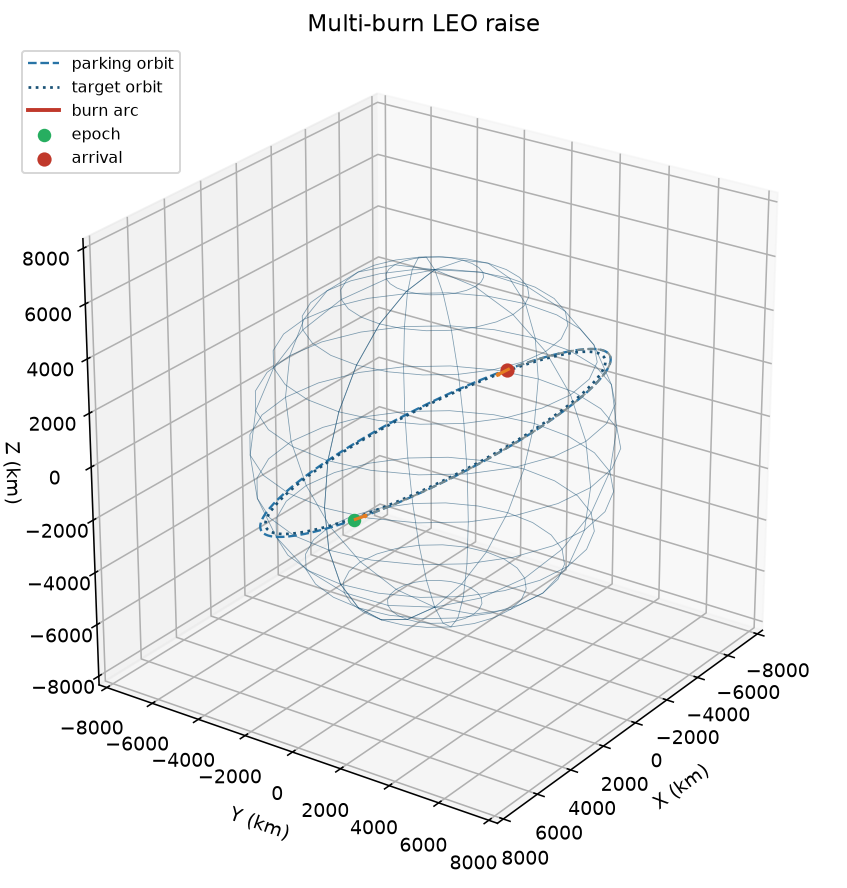

This chart was generated by the following Python code:
#!/usr/bin/env python3
"""Finite-thrust multi-burn LEO raise with gravity loss and optional plane change.

Parking orbit from classical elements or an inertial state. Target is a higher
circular LEO. Powered arcs use tangential (raise) or velocity-to-be-gained
(circularize / plane-change) steering. Coasts are Keplerian. Gravity loss is
gravity_loss_definition along each burn. mu = g0*R0^2.
"""

from __future__ import annotations

import argparse
import csv
import json
import math
import sys
import tempfile
import webbrowser
from dataclasses import dataclass, field
from pathlib import Path

G0 = 9.80665
R0_EARTH = 6.3742e6
PLOT_TITLE = "Multi-burn LEO raise"
AXIS_UNIT_CAPTION = "X, Y, Z (km)"
SKILL_DIR = Path(__file__).resolve().parent
CIRCULAR_E = 1e-7
DV_COLOR = "#e67e22"
BURN_COLOR = "#c0392b"
COAST_COLOR = "#7f8c8d"
TARGET_COLOR = "#1a5276"
PARK_COLOR = "#2874a6"
PNG_ELEV_DEG = 25.0
PNG_AZIM_DEG = 35.0
MAX_BURNS = 12
RK4_SUBSTEPS = 40
SAMPLE_EVERY = 8
COAST_SAMPLES = 72
CIRC_SPEED_TOL = 2.0
CIRC_E_TOL = 5e-4
INC_TOL = 1e-4
MASS_FLOOR_FRAC = 0.02
_OP = None

ASSUMPTIONS = (
    "finite-thrust multi-burn LEO raise about a spherical planet; inverse-square "
    "gravity with no drag or third body; coasts between burns are Keplerian; "
    "each burn follows the commanded steering law for a duration set by the "
    "thrust profile, so the impulsive Hohmann delta-v is not recovered; "
    "periapsis-centered raise burns thrust along the velocity; the final "
    "apoapsis burn steers toward circular velocity in the target plane "
    "(combined plane change when i_target differs); gravity loss is the path "
    "integral g*sin(theta) along the burn using the velocity direction "
    "(orbital form of gravity_loss_definition); steered delta-v is integral "
    "of T/m dt; stop checks use energy/h apoapsis and eccentricity so near-"
    "circular finite burns do not abort on element inversion; mu = g0*R0^2 "
    "with g0 = 9.80665 m/s^2; Earth default R0 = 6374200 m; a radius is "
    "distance from the center and an altitude is geometric height above R0; "
    "frame matches OrbitalParameters (+Z polar, XY equatorial, Omega from +X)"
)


def op_mod():
    global _OP
    if _OP is None:
        folder = str(SKILL_DIR.parent / "ASTRO - OrbitalParameters")
        if folder not in sys.path:
            sys.path.insert(0, folder)
        import orbital_parameters as imported

        _OP = imported
    return _OP


def print_kv(key: str, value: object) -> None:
    if isinstance(value, float):
        text = f"{value:.8g}"
    else:
        text = str(value)
    print(f"{key}: {text}")


def km(meters: float) -> float:
    return meters / 1000.0


def require_finite(value: float, flag: str) -> None:
    if not math.isfinite(value):
        raise ValueError(f"{flag} must be finite")


def unit(vec: tuple[float, float, float]) -> tuple[float, float, float]:
    mag = math.sqrt(vec[0] ** 2 + vec[1] ** 2 + vec[2] ** 2)
    if mag <= 0.0:
        raise ValueError("zero vector has no direction")
    return (vec[0] / mag, vec[1] / mag, vec[2] / mag)


def cross(a: tuple[float, float, float], b: tuple[float, float, float]) -> tuple[float, float, float]:
    return (
        a[1] * b[2] - a[2] * b[1],
        a[2] * b[0] - a[0] * b[2],
        a[0] * b[1] - a[1] * b[0],
    )


def dot(a: tuple[float, float, float], b: tuple[float, float, float]) -> float:
    return a[0] * b[0] + a[1] * b[1] + a[2] * b[2]


@dataclass(frozen=True)
class Body:
    radius: float
    g0: float
    mu: float
    radius_source: str


@dataclass
class ThrustProfile:
    kind: str
    thrust0: float
    isp0: float
    times: list[float] = field(default_factory=list)
    thrusts: list[float] = field(default_factory=list)
    isps: list[float] = field(default_factory=list)

    def at(self, t_mission: float) -> tuple[float, float]:
        if self.kind == "constant":
            return self.thrust0, self.isp0
        if not self.times:
            raise ValueError("thrust profile table is empty")
        if t_mission <= self.times[0]:
            return self.thrusts[0], self.isps[0]
        if t_mission >= self.times[-1]:
            return self.thrusts[-1], self.isps[-1]
        for i in range(1, len(self.times)):
            t0, t1 = self.times[i - 1], self.times[i]
            if t_mission <= t1:
                span = t1 - t0
                if span <= 0.0:
                    return self.thrusts[i], self.isps[i]
                alpha = (t_mission - t0) / span
                thrust = self.thrusts[i - 1] + alpha * (self.thrusts[i] - self.thrusts[i - 1])
                isp = self.isps[i - 1] + alpha * (self.isps[i] - self.isps[i - 1])
                return thrust, isp
        return self.thrusts[-1], self.isps[-1]


@dataclass
class BurnArc:
    index: int
    role: str
    t_start: float
    t_end: float
    nu_start: float
    nu_end: float
    dv_steered: float
    gravity_loss: float
    dv_plane: float
    path_m: list[tuple[float, float, float]]
    mid_pos_m: tuple[float, float, float]
    mid_dv_dir: tuple[float, float, float]


@dataclass
class CoastArc:
    t_start: float
    t_end: float
    path_m: list[tuple[float, float, float]]


@dataclass
class RaiseResult:
    mode: str
    body: Body
    thrust_profile: ThrustProfile
    m0: float
    mf: float
    mp_used: float
    n_burns: int
    burns: list[BurnArc]
    coasts: list[CoastArc]
    r_park: float
    h_park: float
    i_park: float
    Omega_park: float
    omega_park: float
    e_park: float
    a_park: float
    r_target: float
    h_target: float
    i_target: float
    a_target: float
    e_target: float
    v_circular_target: float
    dv_steered: float
    dv_gravity_loss: float
    dv_plane_change: float
    dv_total: float
    tof: float
    tof_burn: float
    tof_coast: float
    warnings: list[str]
    park_state: tuple[float, float, float, float, float, float]
    final_state: tuple[float, float, float, float, float, float]
    epoch_elements: dict[str, float | None]


def make_body(r0: float | None) -> Body:
    if r0 is None:
        return Body(R0_EARTH, G0, G0 * R0_EARTH**2, "default")
    require_finite(r0, "--R0")
    if r0 <= 0.0:
        raise ValueError("--R0 must be > 0 m")
    return Body(r0, G0, G0 * r0**2, "user")


def load_profile(path: Path, default_isp: float | None) -> ThrustProfile:
    times: list[float] = []
    thrusts: list[float] = []
    isps: list[float] = []
    try:
        text = path.read_text(encoding="utf-8")
    except OSError as exc:
        raise ValueError(f"could not read thrust profile: {exc}") from exc
    rows = list(csv.reader(line for line in text.splitlines() if line.strip() and not line.strip().startswith("#")))
    if not rows:
        raise ValueError("thrust profile table is empty")
    start = 0
    if rows[0] and not _looks_numeric(rows[0][0]):
        start = 1
    for row in rows[start:]:
        if len(row) < 2:
            raise ValueError("thrust profile rows need time_s and thrust_N")
        t = float(row[0])
        thrust = float(row[1])
        if len(row) >= 3 and row[2].strip() != "":
            isp = float(row[2])
        elif default_isp is not None:
            isp = default_isp
        else:
            raise ValueError("thrust profile needs isp_s in each row or a constant --isp")
        require_finite(t, "profile time")
        require_finite(thrust, "profile thrust")
        require_finite(isp, "profile isp")
        if thrust < 0.0:
            raise ValueError("profile thrust must be >= 0 N")
        if isp <= 0.0:
            raise ValueError("profile isp must be > 0 s")
        times.append(t)
        thrusts.append(thrust)
        isps.append(isp)
    if any(times[i] < times[i - 1] for i in range(1, len(times))):
        raise ValueError("thrust profile times must be nondecreasing")
    return ThrustProfile("table", thrusts[0], isps[0], times, thrusts, isps)


def _looks_numeric(token: str) -> bool:
    try:
        float(token)
        return True
    except ValueError:
        return False


def parking_from_args(args: argparse.Namespace, body: Body) -> tuple[str, object, tuple[float, float, float, float, float, float]]:
    op = op_mod()
    element_flags = [args.a, args.e, args.i, args.raan, args.aop]
    state_flags = [args.rx, args.ry, args.rz, args.vx, args.vy, args.vz]
    has_elements = any(v is not None for v in element_flags) or args.nu is not None or args.M is not None
    has_state = any(v is not None for v in state_flags)
    if has_elements and has_state:
        raise ValueError("pass parking elements or a state, not both")
    if has_state:
        if any(v is None for v in state_flags):
            raise ValueError("state mode needs --rx --ry --rz --vx --vy --vz")
        for name, value in (
            ("--rx", args.rx),
            ("--ry", args.ry),
            ("--rz", args.rz),
            ("--vx", args.vx),
            ("--vy", args.vy),
            ("--vz", args.vz),
        ):
            require_finite(value, name)
        orbit = op.orbit_from_state(body.mu, args.rx, args.ry, args.rz, args.vx, args.vy, args.vz, "state")
        state = (args.rx, args.ry, args.rz, args.vx, args.vy, args.vz)
        return "state", orbit, state
    if not has_elements:
        raise ValueError("parking orbit needs classical elements or an inertial state")
    for name, value in (
        ("--a", args.a),
        ("--e", args.e),
        ("--i", args.i),
        ("--raan", args.raan),
        ("--aop", args.aop),
    ):
        if value is None:
            raise ValueError(f"elements mode needs {name}")
        require_finite(value, name)
    if (args.nu is None) == (args.M is None):
        raise ValueError("elements mode needs exactly one of --nu or --M")
    if args.e < 0.0:
        raise ValueError("--e must be >= 0")
    if not (0.0 <= args.i <= math.pi):
        raise ValueError("--i must be in [0, pi] rad")
    if args.M is not None:
        if args.a <= 0.0 or args.e >= 1.0:
            raise ValueError("--M is ellipse-only")
        orbit = op.orbit_from_elements(
            body.mu, args.a, args.e, args.i, args.raan, args.aop, None, args.M, "elements"
        )
    else:
        orbit = op.orbit_from_elements(
            body.mu, args.a, args.e, args.i, args.raan, args.aop, args.nu, None, "elements"
        )
    state = (orbit.rx, orbit.ry, orbit.rz, orbit.vx, orbit.vy, orbit.vz)
    return "elements", orbit, state


def resolve_target(args: argparse.Namespace, body: Body, i_park: float) -> tuple[float, float]:
    if (args.alt_target is None) == (args.r_target is None):
        raise ValueError("pass exactly one of --alt-target or --r-target")
    if args.alt_target is not None:
        require_finite(args.alt_target, "--alt-target")
        if args.alt_target < 0.0:
            raise ValueError("--alt-target must be >= 0 m")
        r_target = body.radius + args.alt_target
    else:
        require_finite(args.r_target, "--r-target")
        r_target = args.r_target
    if r_target < body.radius:
        raise ValueError("target radius must be >= R0")
    if args.i_target is None:
        i_target = i_park
    else:
        require_finite(args.i_target, "--i-target")
        if not (0.0 <= args.i_target <= math.pi):
            raise ValueError("--i-target must be in [0, pi] rad")
        i_target = args.i_target
    return r_target, i_target


def hohmann_impulsive(mu: float, r1: float, r2: float) -> tuple[float, float, float]:
    a_t = 0.5 * (r1 + r2)
    v1 = math.sqrt(mu / r1)
    v2 = math.sqrt(mu / r2)
    v1t = math.sqrt(mu * (2.0 / r1 - 1.0 / a_t))
    v2t = math.sqrt(mu * (2.0 / r2 - 1.0 / a_t))
    return abs(v1t - v1), abs(v2 - v2t), abs(v1t - v1) + abs(v2 - v2t)


def default_burn_count(mu: float, r1: float, r2: float, thrust: float, m0: float, isp: float) -> int:
    _dv1, _dv2, dv = hohmann_impulsive(mu, r1, r2)
    c = isp * G0
    if thrust <= 0.0 or c <= 0.0:
        return 2
    mdot = thrust / c
    dm = m0 * (1.0 - math.exp(-dv / c))
    t_burn = dm / mdot if mdot > 0.0 else 0.0
    period = 2.0 * math.pi * math.sqrt(max(r1, 1.0) ** 3 / mu)
    frac = t_burn / period if period > 0.0 else 0.0
    n = max(2, int(math.ceil(frac / 0.12)))
    return min(MAX_BURNS, n)


def keplerian_scalars(
    mu: float, state: tuple[float, float, float, float, float, float]
) -> dict[str, float | bool]:
    """Energy / angular-momentum orbit scalars that never throw on near-circular noise."""
    r_vec = (state[0], state[1], state[2])
    v_vec = (state[3], state[4], state[5])
    r = math.sqrt(dot(r_vec, r_vec))
    v2 = dot(v_vec, v_vec)
    if r <= 0.0:
        raise ValueError("position radius must be > 0")
    h_vec = cross(r_vec, v_vec)
    h2 = dot(h_vec, h_vec)
    h = math.sqrt(h2)
    energy = 0.5 * v2 - mu / r
    if h > 0.0:
        ci = max(-1.0, min(1.0, h_vec[2] / h))
        inclination = math.acos(ci)
    else:
        inclination = 0.0
    # Non-elliptic: report infinite apoapsis so a raise stop can still fire.
    if energy >= -1e-14 * mu / r:
        p = h2 / mu if mu > 0.0 else 0.0
        return {
            "r": r,
            "v": math.sqrt(v2),
            "a": float("nan"),
            "e": 1.0 if abs(energy) <= 1e-14 * mu / r else float("inf"),
            "ra": float("inf"),
            "rp": p / (1.0 + 1.0) if p > 0.0 else 0.0,
            "i": inclination,
            "elliptic": False,
        }
    a = -mu / (2.0 * energy)
    p = h2 / mu
    ecc2 = 1.0 - p / a
    if ecc2 < 0.0:
        ecc2 = 0.0
    e = math.sqrt(ecc2)
    return {
        "r": r,
        "v": math.sqrt(v2),
        "a": a,
        "e": e,
        "ra": a * (1.0 + e),
        "rp": a * (1.0 - e),
        "i": inclination,
        "elliptic": True,
    }


def orbit_metrics(mu: float, state: tuple[float, float, float, float, float, float]) -> dict[str, float]:
    op = op_mod()
    try:
        orbit = op.orbit_from_state(mu, *state, "state")
    except ValueError as exc:
        raise ValueError(
            f"state is not a usable Keplerian ellipse for coast/raise ({exc})"
        ) from exc
    return {
        "a": orbit.a if orbit.a is not None else float("nan"),
        "e": orbit.e,
        "i": orbit.i,
        "Omega": orbit.Omega,
        "omega": orbit.omega,
        "nu": orbit.nu,
        "rp": orbit.rp,
        "ra": orbit.ra if orbit.ra is not None else orbit.rp,
        "r": math.sqrt(state[0] ** 2 + state[1] ** 2 + state[2] ** 2),
        "v": math.sqrt(state[3] ** 2 + state[4] ** 2 + state[5] ** 2),
    }


def state_at_nu(mu: float, orbit_like: dict[str, float], nu: float) -> tuple[float, float, float, float, float, float]:
    op = op_mod()
    return op.state_from_elements(
        mu,
        orbit_like["a"],
        orbit_like["e"],
        orbit_like["i"],
        orbit_like["Omega"],
        orbit_like["omega"],
        nu,
    )


def coast_to_true_anomaly(
    mu: float,
    state: tuple[float, float, float, float, float, float],
    nu_target: float,
    t0: float,
) -> tuple[tuple[float, float, float, float, float, float], float, list[tuple[float, float, float]]]:
    op = op_mod()
    try:
        metrics = orbit_metrics(mu, state)
    except ValueError as exc:
        raise ValueError(f"coast aborted: {exc}") from exc
    if not math.isfinite(metrics["a"]) or metrics["a"] <= 0.0 or metrics["e"] >= 1.0 - 1e-12:
        raise ValueError(
            "coast requires an elliptical orbit; state is parabolic/hyperbolic "
            "or has non-positive semi-major axis"
        )
    nu0 = metrics["nu"]
    try:
        M0 = op.wrap_two_pi(op.kepler_equation(op.eccentric_from_true(metrics["e"], nu0), metrics["e"]))
        M1 = op.wrap_two_pi(op.kepler_equation(op.eccentric_from_true(metrics["e"], nu_target), metrics["e"]))
        tof = op.time_of_flight_ellipse(mu, metrics["a"], M0, M1)
    except ValueError as exc:
        raise ValueError(f"coast Kepler timing failed ({exc})") from exc
    path: list[tuple[float, float, float]] = []
    if tof <= 1e-9:
        pos = (state[0], state[1], state[2])
        return state, t0, [pos, pos]
    for frac in [i / (COAST_SAMPLES - 1) for i in range(COAST_SAMPLES)]:
        # Advance mean anomaly fractionally along the forward coast.
        dM = op.wrap_two_pi(M1 - M0)
        if dM == 0.0:
            dM = 2.0 * math.pi
        M = op.wrap_two_pi(M0 + frac * dM)
        E = op.solve_kepler(M, metrics["e"])
        nu = op.nu_from_eccentric(metrics["e"], E)
        x, y, z, *_ = state_at_nu(mu, metrics, nu)
        path.append((x, y, z))
    final = state_at_nu(mu, metrics, nu_target)
    return final, t0 + tof, path


def target_plane_normal(i_target: float, Omega: float) -> tuple[float, float, float]:
    return (
        math.sin(i_target) * math.sin(Omega),
        -math.sin(i_target) * math.cos(Omega),
        math.cos(i_target),
    )


def desired_circular_velocity(
    r_vec: tuple[float, float, float],
    mu: float,
    i_target: float,
    Omega: float,
    r_target: float,
) -> tuple[float, float, float]:
    radius = math.sqrt(dot(r_vec, r_vec))
    if radius <= 0.0:
        raise ValueError("position radius must be > 0")
    r_hat = unit(r_vec)
    h_hat = unit(target_plane_normal(i_target, Omega))
    t_hat = unit(cross(h_hat, r_hat))
    # Circularize near the target radius; add a soft radial rate toward r_target.
    speed = math.sqrt(mu / max(r_target, radius * 0.5))
    period = 2.0 * math.pi * math.sqrt(max(r_target, radius) ** 3 / mu)
    v_rad = 0.35 * (r_target - radius) / max(period / (2.0 * math.pi), 1e-9)
    return (
        speed * t_hat[0] + v_rad * r_hat[0],
        speed * t_hat[1] + v_rad * r_hat[1],
        speed * t_hat[2] + v_rad * r_hat[2],
    )


def thrust_direction(
    role: str,
    r_vec: tuple[float, float, float],
    v_vec: tuple[float, float, float],
    mu: float,
    i_target: float,
    Omega: float,
    r_target: float,
) -> tuple[float, float, float]:
    if role == "raise":
        return unit(v_vec)
    v_des = desired_circular_velocity(r_vec, mu, i_target, Omega, r_target)
    vg = (v_des[0] - v_vec[0], v_des[1] - v_vec[1], v_des[2] - v_vec[2])
    mag = math.sqrt(dot(vg, vg))
    if mag < 1e-9:
        return unit(v_vec)
    return unit(vg)


def derivatives(
    t: float,
    state: tuple[float, ...],
    *,
    mu: float,
    profile: ThrustProfile,
    role: str,
    i_target: float,
    Omega: float,
    r_target: float,
) -> tuple[float, ...]:
    x, y, z, vx, vy, vz, mass = state
    r2 = x * x + y * y + z * z
    r = math.sqrt(r2)
    if r <= 0.0 or mass <= 0.0:
        raise ValueError("integration left the domain")
    thrust, isp = profile.at(t)
    c = isp * G0
    mdot = thrust / c if c > 0.0 else 0.0
    r_vec = (x, y, z)
    v_vec = (vx, vy, vz)
    ux, uy, uz = thrust_direction(role, r_vec, v_vec, mu, i_target, Omega, r_target)
    ax = -mu * x / (r2 * r) + (thrust / mass) * ux
    ay = -mu * y / (r2 * r) + (thrust / mass) * uy
    az = -mu * z / (r2 * r) + (thrust / mass) * uz
    return (vx, vy, vz, ax, ay, az, -mdot)


def rk4_step(
    t: float,
    state: tuple[float, ...],
    dt: float,
    **kwargs: object,
) -> tuple[float, ...]:
    k1 = derivatives(t, state, **kwargs)  # type: ignore[arg-type]
    s2 = tuple(s + 0.5 * dt * k for s, k in zip(state, k1))
    k2 = derivatives(t + 0.5 * dt, s2, **kwargs)  # type: ignore[arg-type]
    s3 = tuple(s + 0.5 * dt * k for s, k in zip(state, k2))
    k3 = derivatives(t + 0.5 * dt, s3, **kwargs)  # type: ignore[arg-type]
    s4 = tuple(s + dt * k for s, k in zip(state, k3))
    k4 = derivatives(t + dt, s4, **kwargs)  # type: ignore[arg-type]
    return tuple(
        s + dt * (a + 2.0 * b + 2.0 * c + d) / 6.0
        for s, a, b, c, d in zip(state, k1, k2, k3, k4)
    )


def integrate_burn(
    *,
    mu: float,
    state0: tuple[float, float, float, float, float, float],
    mass0: float,
    t0: float,
    profile: ThrustProfile,
    role: str,
    i_target: float,
    Omega: float,
    mass_floor: float,
    stop_fn,
    max_duration: float,
    r_target: float,
) -> tuple[
    tuple[float, float, float, float, float, float],
    float,
    float,
    float,
    float,
    float,
    list[tuple[float, float, float]],
    tuple[float, float, float],
    tuple[float, float, float],
    bool,
]:
    state7: tuple[float, ...] = (*state0, mass0)
    t = t0
    dv_steered = 0.0
    gravity_loss = 0.0
    dv_plane = 0.0
    path: list[tuple[float, float, float]] = [(state0[0], state0[1], state0[2])]
    mid_pos = path[0]
    mid_dir = thrust_direction(role, state0[:3], state0[3:], mu, i_target, Omega, r_target)
    hit_floor = False
    steps = max(RK4_SUBSTEPS, int(max_duration / 5.0) * RK4_SUBSTEPS)
    dt_nom = max_duration / steps
    sample_countdown = SAMPLE_EVERY
    for step in range(steps):
        x, y, z, vx, vy, vz, mass = state7
        r = math.sqrt(x * x + y * y + z * z)
        thrust, _isp = profile.at(t)
        if mass <= mass_floor + 1e-12 or thrust <= 0.0:
            hit_floor = mass <= mass_floor + 1e-12
            break
        if stop_fn((x, y, z, vx, vy, vz), mass, t - t0):
            break
        u = thrust_direction(role, (x, y, z), (vx, vy, vz), mu, i_target, Omega, r_target)
        # Plane-change share: thrust component along target-plane normal.
        n_hat = unit(target_plane_normal(i_target, Omega))
        # Out-of-plane unit from current velocity/plane vs target: use |u · n_hat|.
        plane_frac = abs(dot(u, n_hat))
        # Gravity loss: g*sin(theta) along the path (velocity direction), not thrust.
        try:
            v_hat = unit((vx, vy, vz))
            g_oppose = max(0.0, (mu / (r * r * r)) * (x * v_hat[0] + y * v_hat[1] + z * v_hat[2]))
        except ValueError:
            g_oppose = 0.0
        state7 = rk4_step(
            t,
            state7,
            dt_nom,
            mu=mu,
            profile=profile,
            role=role,
            i_target=i_target,
            Omega=Omega,
            r_target=r_target,
        )
        t += dt_nom
        dv_steered += (thrust / mass) * dt_nom
        gravity_loss += g_oppose * dt_nom
        dv_plane += (thrust / mass) * plane_frac * dt_nom
        sample_countdown -= 1
        if sample_countdown <= 0:
            path.append((state7[0], state7[1], state7[2]))
            sample_countdown = SAMPLE_EVERY
        if step == steps // 2:
            mid_pos = (state7[0], state7[1], state7[2])
            mid_dir = u
        if state7[6] <= mass_floor:
            hit_floor = True
            break
    path.append((state7[0], state7[1], state7[2]))
    final_state = (state7[0], state7[1], state7[2], state7[3], state7[4], state7[5])
    return final_state, state7[6], t, dv_steered, gravity_loss, dv_plane, path, mid_pos, mid_dir, hit_floor


def apoapsis_reached(mu: float, state: tuple[float, float, float, float, float, float], ra_goal: float) -> bool:
    """True when energy/h apoapsis has reached ra_goal (no classical-element inversion)."""
    scalars = keplerian_scalars(mu, state)
    ra = float(scalars["ra"])
    if not math.isfinite(ra):
        # Hyperbolic / escape: treat as apoapsis goal met so the raise stops.
        return True
    tol = max(1e-6 * abs(ra_goal), 1e-9)
    return ra >= ra_goal - tol


def circularized(
    mu: float,
    state: tuple[float, float, float, float, float, float],
    r_target: float,
    i_target: float,
    Omega: float,
) -> bool:
    scalars = keplerian_scalars(mu, state)
    r = float(scalars["r"])
    r_vec = (state[0], state[1], state[2])
    v_vec = (state[3], state[4], state[5])
    v_des = desired_circular_velocity(r_vec, mu, i_target, Omega, r_target)
    vg = (v_des[0] - v_vec[0], v_des[1] - v_vec[1], v_des[2] - v_vec[2])
    vg_mag = math.sqrt(dot(vg, vg))
    speed_tol = max(CIRC_SPEED_TOL, 2e-3 * math.sqrt(mu / max(r_target, 1.0)))
    radius_tol = max(0.005 * r_target, 1e-6 * r_target)
    e = float(scalars["e"])
    i = float(scalars["i"])
    if not math.isfinite(e):
        return False
    return (
        vg_mag < speed_tol
        and abs(r - r_target) < radius_tol
        and abs(i - i_target) < max(INC_TOL, 2e-3)
        and e < CIRC_E_TOL
    )


def simulate_raise(
    *,
    mode: str,
    body: Body,
    park_orbit: object,
    park_state: tuple[float, float, float, float, float, float],
    r_target: float,
    i_target: float,
    profile: ThrustProfile,
    m0: float,
    mass_floor: float,
    n_burns: int,
) -> RaiseResult:
    op = op_mod()
    warnings: list[str] = []
    metrics0 = orbit_metrics(body.mu, park_state)
    r_park = metrics0["r"]
    # Use periapsis of parking ellipse as the raise base radius when e is small use r.
    r_base = metrics0["rp"] if metrics0["e"] > CIRCULAR_E else r_park
    if r_target < r_base:
        warnings.append("target below parking periapsis; raise burns are retrograde / not a LEO raise")
    if metrics0["rp"] < body.radius:
        warnings.append("parking periapsis is inside R0")

    thrust0, isp0 = profile.at(0.0)
    if n_burns < 2:
        n_burns = 2
    n_burns = min(MAX_BURNS, n_burns)
    n_raise = n_burns - 1

    state = park_state
    mass = m0
    t = 0.0
    burns: list[BurnArc] = []
    coasts: list[CoastArc] = []
    exhausted = False

    def try_coast(nu_target: float) -> bool:
        """Coast to nu_target. On domain failure, warn and stop the raise."""
        nonlocal state, t, exhausted
        try:
            t_coast0 = t
            state, t, path = coast_to_true_anomaly(body.mu, state, nu_target, t)
            coasts.append(CoastArc(t_coast0, t, path))
            return True
        except ValueError as exc:
            exhausted = True
            warnings.append(
                f"trajectory left the elliptical domain during coast ({exc}); "
                "stopping with the last valid state"
            )
            return False

    def peek_metrics() -> dict[str, float] | None:
        try:
            return orbit_metrics(body.mu, state)
        except ValueError:
            return None

    def soft_nu(default: float = 0.0) -> float:
        metrics = peek_metrics()
        return float(metrics["nu"]) if metrics is not None else default

    def soft_Omega(default: float) -> float:
        metrics = peek_metrics()
        if metrics is not None:
            return float(metrics["Omega"])
        # Fallback: node from angular momentum.
        h_vec = cross((state[0], state[1], state[2]), (state[3], state[4], state[5]))
        n_xy = math.hypot(-h_vec[1], h_vec[0])
        if n_xy <= 0.0:
            return default
        return math.atan2(h_vec[0], -h_vec[1])

    # Coast to periapsis for the first raise burn.
    if abs(op.wrap_pi(metrics0["nu"])) > 1e-3:
        if not try_coast(0.0):
            pass

    if not exhausted:
        for k in range(1, n_raise + 1):
            metrics = peek_metrics()
            Omega = soft_Omega(metrics0["Omega"] if metrics is None else metrics["Omega"])
            scalars = keplerian_scalars(body.mu, state)
            ra_goal = r_base + (r_target - r_base) * (k / n_raise)
            # Ensure we are near periapsis before a raise burn.
            nu_now = soft_nu(0.0)
            if abs(op.wrap_pi(nu_now)) > 0.25:
                if not try_coast(0.0):
                    break
                Omega = soft_Omega(Omega)
                scalars = keplerian_scalars(body.mu, state)

            a_ref = float(scalars["a"]) if scalars["elliptic"] and math.isfinite(float(scalars["a"])) else r_base
            period = 2.0 * math.pi * math.sqrt(max(a_ref, r_base) ** 3 / body.mu)
            max_duration = min(0.45 * period, 0.45 * 2.0 * math.pi * math.sqrt(r_target**3 / body.mu))

            def stop_raise(st: tuple[float, ...], _mass: float, _dt: float, goal=ra_goal) -> bool:
                try:
                    return apoapsis_reached(body.mu, st, goal)  # type: ignore[arg-type]
                except ValueError:
                    return False

            nu_start = soft_nu(0.0)
            t_start = t
            try:
                (
                    state,
                    mass,
                    t,
                    dv_s,
                    gl,
                    dv_p,
                    path,
                    mid_pos,
                    mid_dir,
                    hit_floor,
                ) = integrate_burn(
                    mu=body.mu,
                    state0=state,
                    mass0=mass,
                    t0=t,
                    profile=profile,
                    role="raise",
                    i_target=i_target,
                    Omega=Omega,
                    mass_floor=mass_floor,
                    stop_fn=stop_raise,
                    max_duration=max_duration,
                    r_target=r_target,
                )
            except ValueError as exc:
                exhausted = True
                warnings.append(
                    f"raise burn left the integration domain ({exc}); "
                    "stopping with the last valid state"
                )
                break
            nu_end = soft_nu(nu_start)
            burns.append(
                BurnArc(
                    index=len(burns) + 1,
                    role="raise",
                    t_start=t_start,
                    t_end=t,
                    nu_start=nu_start,
                    nu_end=nu_end,
                    dv_steered=dv_s,
                    gravity_loss=gl,
                    dv_plane=dv_p,
                    path_m=path,
                    mid_pos_m=mid_pos,
                    mid_dv_dir=mid_dir,
                )
            )
            if hit_floor:
                exhausted = True
                warnings.append("propellant exhaustion before circularization")
                break
            if not apoapsis_reached(body.mu, state, ra_goal):
                warnings.append(
                    "thrust too low for the requested burn count; "
                    "raise burn hit the duration cap before the apoapsis goal"
                )
                exhausted = True
                break

            if k < n_raise:
                # Multi-rev raise: coast apoapsis → periapsis for the next raise burn.
                if not try_coast(math.pi):
                    break
                if not try_coast(0.0):
                    break
            else:
                # Last raise: coast to apoapsis for circularization.
                if not try_coast(math.pi):
                    break

    if not exhausted:
        # Be at apoapsis for circularization.
        nu_now = soft_nu(math.pi)
        if abs(abs(op.wrap_pi(nu_now)) - math.pi) > 0.2:
            if not try_coast(math.pi):
                pass
        if not exhausted:
            Omega = soft_Omega(metrics0["Omega"])
            scalars = keplerian_scalars(body.mu, state)
            a_ref = float(scalars["a"]) if scalars["elliptic"] and math.isfinite(float(scalars["a"])) else r_target
            period = 2.0 * math.pi * math.sqrt(max(a_ref, r_target) ** 3 / body.mu)
            max_duration = 1.5 * period

            def stop_circ(st: tuple[float, ...], _mass: float, _dt: float) -> bool:
                try:
                    return circularized(body.mu, st, r_target, i_target, Omega)  # type: ignore[arg-type]
                except ValueError:
                    return False

            nu_start = soft_nu(math.pi)
            t_start = t
            try:
                (
                    state,
                    mass,
                    t,
                    dv_s,
                    gl,
                    dv_p,
                    path,
                    mid_pos,
                    mid_dir,
                    hit_floor,
                ) = integrate_burn(
                    mu=body.mu,
                    state0=state,
                    mass0=mass,
                    t0=t,
                    profile=profile,
                    role="circularize",
                    i_target=i_target,
                    Omega=Omega,
                    mass_floor=mass_floor,
                    stop_fn=stop_circ,
                    max_duration=max_duration,
                    r_target=r_target,
                )
            except ValueError as exc:
                exhausted = True
                warnings.append(
                    f"circularize burn left the integration domain ({exc}); "
                    "stopping with the last valid state"
                )
            else:
                nu_end = soft_nu(nu_start)
                burns.append(
                    BurnArc(
                        index=len(burns) + 1,
                        role="circularize",
                        t_start=t_start,
                        t_end=t,
                        nu_start=nu_start,
                        nu_end=nu_end,
                        dv_steered=dv_s,
                        gravity_loss=gl,
                        dv_plane=dv_p,
                        path_m=path,
                        mid_pos_m=mid_pos,
                        mid_dv_dir=mid_dir,
                    )
                )
                try:
                    circ_ok = circularized(body.mu, state, r_target, i_target, Omega)
                except ValueError:
                    circ_ok = False
                if hit_floor and not circ_ok:
                    warnings.append("propellant exhaustion before circularization")
                elif not circ_ok:
                    warnings.append(
                        "circularization tolerance not fully met; report final state as reached"
                    )

    try:
        final_metrics = orbit_metrics(body.mu, state)
    except ValueError:
        # Energy/h scalars remain defined when classical inversion fails.
        scalars = keplerian_scalars(body.mu, state)
        final_metrics = {
            "a": float(scalars["a"]),
            "e": float(scalars["e"]),
            "i": float(scalars["i"]),
            "Omega": metrics0["Omega"],
            "omega": 0.0,
            "nu": 0.0,
            "rp": float(scalars["rp"]),
            "ra": float(scalars["ra"]),
            "r": float(scalars["r"]),
            "v": float(scalars["v"]),
        }
    if math.isfinite(final_metrics["rp"]) and final_metrics["rp"] < body.radius:
        warnings.append("periapsis inside R0")
    if math.isfinite(final_metrics["e"]) and final_metrics["e"] >= CIRC_E_TOL:
        if "circularization tolerance not fully met" not in " ".join(warnings):
            if not any("propellant exhaustion" in w for w in warnings) and not any(
                "elliptical domain" in w for w in warnings
            ) and not any("thrust too low" in w for w in warnings):
                warnings.append(
                    "circularization tolerance not fully met; report final state as reached"
                )

    dv_steered = sum(b.dv_steered for b in burns)
    dv_gravity = sum(b.gravity_loss for b in burns)
    di = i_target - metrics0["i"]
    if abs(di) <= 1e-12:
        dv_plane = 0.0
    else:
        # Out-of-plane share of steered thrust; not the pure impulsive plane-change cost.
        dv_plane = sum(b.dv_plane for b in burns)

    tof_burn = sum(b.t_end - b.t_start for b in burns)
    tof_coast = sum(c.t_end - c.t_start for c in coasts)
    epoch = {
        "a": park_orbit.a,
        "e": park_orbit.e,
        "i": park_orbit.i,
        "Omega": park_orbit.Omega,
        "omega": park_orbit.omega,
        "nu": park_orbit.nu,
        "M": park_orbit.M,
    }
    return RaiseResult(
        mode=mode,
        body=body,
        thrust_profile=profile,
        m0=m0,
        mf=mass,
        mp_used=m0 - mass,
        n_burns=len(burns),
        burns=burns,
        coasts=coasts,
        r_park=r_park,
        h_park=r_park - body.radius,
        i_park=metrics0["i"],
        Omega_park=metrics0["Omega"],
        omega_park=metrics0["omega"],
        e_park=metrics0["e"],
        a_park=metrics0["a"],
        r_target=r_target,
        h_target=r_target - body.radius,
        i_target=i_target,
        a_target=r_target,
        e_target=final_metrics["e"],
        v_circular_target=math.sqrt(body.mu / r_target),
        dv_steered=dv_steered,
        dv_gravity_loss=dv_gravity,
        dv_plane_change=dv_plane,
        dv_total=dv_steered,
        tof=t,
        tof_burn=tof_burn,
        tof_coast=tof_coast,
        warnings=warnings,
        park_state=park_state,
        final_state=state,
        epoch_elements=epoch,
    )


def sample_orbit_km(mu: float, a: float, e: float, i: float, Omega: float, omega: float, count: int = 181) -> list[list[float]]:
    op = op_mod()
    pts: list[list[float]] = []
    for j in range(count):
        nu = -math.pi + 2.0 * math.pi * j / (count - 1)
        if e >= 1.0:
            break
        x, y, z, *_ = op.state_from_elements(mu, a, e, i, Omega, omega, nu)
        pts.append([km(x), km(y), km(z)])
    return pts


def ensure_matplotlib():
    return op_mod().ensure_matplotlib()


def plot_png(path: Path, result: RaiseResult) -> None:
    plt = ensure_matplotlib()
    op = op_mod()
    fig = plt.figure(figsize=(9.0, 7.6))
    ax = fig.add_subplot(111, projection="3d")
    body = result.body
    palette = dict(op.PALETTE)

    # Planet wire sphere.
    u = [i / 24 * 2 * math.pi for i in range(25)]
    v = [i / 12 * math.pi for i in range(13)]
    for vv in v:
        xs = [km(body.radius * math.sin(vv) * math.cos(uu)) for uu in u]
        ys = [km(body.radius * math.sin(vv) * math.sin(uu)) for uu in u]
        zs = [km(body.radius * math.cos(vv)) for uu in u]
        ax.plot(xs, ys, zs, color=palette["planet_edge"], linewidth=0.4, alpha=0.55)
    for uu in u[::3]:
        xs = [km(body.radius * math.sin(vv) * math.cos(uu)) for vv in v]
        ys = [km(body.radius * math.sin(vv) * math.sin(uu)) for vv in v]
        zs = [km(body.radius * math.cos(vv)) for vv in v]
        ax.plot(xs, ys, zs, color=palette["planet_edge"], linewidth=0.4, alpha=0.55)

    park_pts = sample_orbit_km(
        body.mu, result.a_park, result.e_park, result.i_park, result.Omega_park, result.omega_park
    )
    if park_pts:
        ax.plot(
            [p[0] for p in park_pts],
            [p[1] for p in park_pts],
            [p[2] for p in park_pts],
            color=PARK_COLOR,
            linestyle="--",
            linewidth=1.2,
            label="parking orbit",
        )
    tgt_pts = sample_orbit_km(body.mu, result.a_target, 0.0, result.i_target, result.Omega_park, 0.0)
    if tgt_pts:
        ax.plot(
            [p[0] for p in tgt_pts],
            [p[1] for p in tgt_pts],
            [p[2] for p in tgt_pts],
            color=TARGET_COLOR,
            linestyle=":",
            linewidth=1.4,
            label="target orbit",
        )

    for coast in result.coasts:
        if len(coast.path_m) < 2:
            continue
        ax.plot(
            [km(p[0]) for p in coast.path_m],
            [km(p[1]) for p in coast.path_m],
            [km(p[2]) for p in coast.path_m],
            color=COAST_COLOR,
            linestyle="--",
            linewidth=1.0,
            alpha=0.9,
        )
    for burn in result.burns:
        if len(burn.path_m) < 2:
            continue
        ax.plot(
            [km(p[0]) for p in burn.path_m],
            [km(p[1]) for p in burn.path_m],
            [km(p[2]) for p in burn.path_m],
            color=BURN_COLOR,
            linestyle="-",
            linewidth=2.0,
            label="burn arc" if burn.index == 1 else None,
        )
        origin = (km(burn.mid_pos_m[0]), km(burn.mid_pos_m[1]), km(burn.mid_pos_m[2]))
        direction = burn.mid_dv_dir
        span = 0.08 * km(max(result.r_target, result.r_park))
        ax.quiver(
            origin[0],
            origin[1],
            origin[2],
            direction[0] * span,
            direction[1] * span,
            direction[2] * span,
            color=DV_COLOR,
            linewidth=1.6,
            arrow_length_ratio=0.25,
        )

    ax.scatter(
        [km(result.park_state[0])],
        [km(result.park_state[1])],
        [km(result.park_state[2])],
        color="#27ae60",
        s=35,
        label="epoch",
    )
    ax.scatter(
        [km(result.final_state[0])],
        [km(result.final_state[1])],
        [km(result.final_state[2])],
        color=palette["craft"],
        s=40,
        label="arrival",
    )

    limit = km(max(result.r_target, result.r_park, body.radius) * 1.25)
    ax.set_xlim(-limit, limit)
    ax.set_ylim(-limit, limit)
    ax.set_zlim(-limit, limit)
    ax.set_xlabel("X (km)")
    ax.set_ylabel("Y (km)")
    ax.set_zlabel("Z (km)")
    ax.set_title(PLOT_TITLE)
    ax.view_init(elev=PNG_ELEV_DEG, azim=PNG_AZIM_DEG)
    ax.legend(loc="upper left", fontsize=8)
    try:
        ax.set_box_aspect((1, 1, 1))
    except Exception:
        pass
    path.parent.mkdir(parents=True, exist_ok=True)
    fig.savefig(path, dpi=140, bbox_inches="tight")
    plt.close(fig)


def build_payload(result: RaiseResult) -> dict[str, object]:
    op = op_mod()
    body = result.body
    limit_m = max(result.r_target, result.r_park, body.radius) * 1.3
    park = sample_orbit_km(
        body.mu, result.a_park, result.e_park, result.i_park, result.Omega_park, result.omega_park, 241
    )
    target = sample_orbit_km(body.mu, result.a_target, 0.0, result.i_target, result.Omega_park, 0.0, 241)
    segments: list[dict[str, object]] = []
    for coast in result.coasts:
        segments.append(
            {
                "kind": "coast",
                "color": COAST_COLOR,
                "km": [[km(p[0]), km(p[1]), km(p[2])] for p in coast.path_m],
                "t0": coast.t_start,
                "t1": coast.t_end,
            }
        )
    for burn in result.burns:
        segments.append(
            {
                "kind": "burn",
                "color": BURN_COLOR,
                "km": [[km(p[0]), km(p[1]), km(p[2])] for p in burn.path_m],
                "t0": burn.t_start,
                "t1": burn.t_end,
                "label": f"burn {burn.index} ({burn.role})",
            }
        )
    segments.sort(key=lambda s: float(s["t0"]))
    trail: list[list[float]] = []
    times: list[float] = []
    for seg in segments:
        pts = seg["km"]
        t0, t1 = float(seg["t0"]), float(seg["t1"])
        for i, p in enumerate(pts):
            alpha = 0.0 if len(pts) == 1 else i / (len(pts) - 1)
            times.append(t0 + alpha * (t1 - t0))
            trail.append(p)
    burns = []
    for burn in result.burns:
        burns.append(
            {
                "km": [km(burn.mid_pos_m[0]), km(burn.mid_pos_m[1]), km(burn.mid_pos_m[2])],
                "dv_dir": list(burn.mid_dv_dir),
                "color": DV_COLOR,
                "label": f"burn {burn.index}",
            }
        )
    palette = dict(op.PALETTE)
    palette["dv"] = DV_COLOR
    palette["burn"] = BURN_COLOR
    palette["coast"] = COAST_COLOR
    return {
        "title": PLOT_TITLE,
        "elev_deg": PNG_ELEV_DEG,
        "azim_deg": PNG_AZIM_DEG,
        "roll_deg": op.CAMERA_ROLL_DEG,
        "limit_km": km(limit_m),
        "equatorial_radius_km": km(body.radius),
        "polar_radius_km": km(body.radius),
        "planet_segments_u": op.PLANET_SEGMENTS_U,
        "planet_segments_v": op.PLANET_SEGMENTS_V,
        "planet_opacity": 0.5,
        "palette": palette,
        "parking_km": park,
        "target_km": target,
        "segments": segments,
        "trail_km": trail,
        "trail_t_s": times,
        "burns": burns,
        "craft0_km": [km(result.park_state[0]), km(result.park_state[1]), km(result.park_state[2])],
        "legend": [
            {"label": "planet", "color": palette["planet"]},
            {"label": "parking orbit", "color": PARK_COLOR},
            {"label": "target orbit", "color": TARGET_COLOR},
            {"label": "burn arc", "color": BURN_COLOR},
            {"label": "coast", "color": COAST_COLOR},
            {"label": "delta-v", "color": DV_COLOR},
        ],
    }


def write_viewer_html(path: Path, payload: dict[str, object]) -> None:
    viewer_dir = SKILL_DIR / "viewer"
    try:
        template = (viewer_dir / "template.html").read_text(encoding="utf-8")
        three_source = (viewer_dir / "three.min.js").read_text(encoding="utf-8")
    except OSError as exc:
        raise ValueError(f"could not read the viewer template: {exc}") from exc
    lowered = three_source.lower()
    if "</script>" in lowered:
        three_source = three_source.replace("</script>", "<\\/script>").replace("</SCRIPT>", "<\\/SCRIPT>")
    encoded = json.dumps(payload, allow_nan=False, separators=(",", ":")).replace("<", "\\u003c")
    before, placeholder, after = template.partition("__THREE_SOURCE__")
    if not placeholder:
        raise ValueError("viewer template is missing the Three.js placeholder")
    before = (
        before.replace("__TITLE__", PLOT_TITLE)
        .replace("__AXIS_CAPTION__", AXIS_UNIT_CAPTION)
        .replace("__SCENE_JSON__", encoded)
    )
    after = after.replace("__TITLE__", PLOT_TITLE).replace("__AXIS_CAPTION__", AXIS_UNIT_CAPTION)
    if "__SCENE_JSON__" in before or "__SCENE_JSON__" in after:
        raise ValueError("viewer template still has an unreplaced scene payload")
    path.parent.mkdir(parents=True, exist_ok=True)
    path.write_text(before + three_source + after, encoding="utf-8")


def print_report(result: RaiseResult, graph: Path, viewer: Path | None) -> None:
    print_kv("title", PLOT_TITLE)
    print_kv("assumptions", ASSUMPTIONS)
    print_kv("mode", result.mode)
    print_kv("R0_m", result.body.radius)
    print_kv("R0_source", result.body.radius_source)
    print_kv("g0_m_s2", result.body.g0)
    print_kv("mu_m3_s2", result.body.mu)
    el = result.epoch_elements
    if el.get("a") is not None:
        print_kv("a_park_m", float(el["a"]))
    print_kv("e_park", result.e_park)
    print_kv("i_park_rad", result.i_park)
    print_kv("Omega_park_rad", result.Omega_park)
    print_kv("omega_park_rad", result.omega_park)
    if el.get("nu") is not None:
        print_kv("nu_park_rad", float(el["nu"]))
    if el.get("M") is not None:
        print_kv("M_park_rad", float(el["M"]))
    print_kv("r_park_m", result.r_park)
    print_kv("h_park_m", result.h_park)
    print_kv("rx_m", result.park_state[0])
    print_kv("ry_m", result.park_state[1])
    print_kv("rz_m", result.park_state[2])
    print_kv("vx_m_s", result.park_state[3])
    print_kv("vy_m_s", result.park_state[4])
    print_kv("vz_m_s", result.park_state[5])
    print_kv("r_target_m", result.r_target)
    print_kv("h_target_m", result.h_target)
    print_kv("i_target_rad", result.i_target)
    print_kv("i_final_rad", float(keplerian_scalars(result.body.mu, result.final_state)["i"]))
    print_kv("a_target_m", result.a_target)
    print_kv("e_target", result.e_target)
    print_kv("v_circular_target_m_s", result.v_circular_target)
    print_kv("thrust_profile", result.thrust_profile.kind)
    thrust0, isp0 = result.thrust_profile.at(0.0)
    print_kv("thrust_N", thrust0)
    print_kv("isp_s", isp0)
    print_kv("c_m_s", isp0 * G0)
    print_kv("m0_kg", result.m0)
    print_kv("mf_kg", result.mf)
    print_kv("mp_used_kg", result.mp_used)
    print_kv("n_burns", result.n_burns)
    for burn in result.burns:
        k = burn.index
        print_kv(f"burn_{k}_role", burn.role)
        print_kv(f"burn_{k}_t_start_s", burn.t_start)
        print_kv(f"burn_{k}_t_end_s", burn.t_end)
        print_kv(f"burn_{k}_dt_s", burn.t_end - burn.t_start)
        print_kv(f"burn_{k}_nu_start_rad", burn.nu_start)
        print_kv(f"burn_{k}_nu_end_rad", burn.nu_end)
        print_kv(f"burn_{k}_dv_steered_m_s", burn.dv_steered)
        print_kv(f"burn_{k}_gravity_loss_m_s", burn.gravity_loss)
    print_kv("dv_steered_m_s", result.dv_steered)
    print_kv("dv_gravity_loss_m_s", result.dv_gravity_loss)
    print_kv("dv_plane_change_m_s", result.dv_plane_change)
    print_kv("dv_total_m_s", result.dv_total)
    print_kv("tof_s", result.tof)
    print_kv("tof_burn_s", result.tof_burn)
    print_kv("tof_coast_s", result.tof_coast)
    print_kv("rx_final_m", result.final_state[0])
    print_kv("ry_final_m", result.final_state[1])
    print_kv("rz_final_m", result.final_state[2])
    print_kv("vx_final_m_s", result.final_state[3])
    print_kv("vy_final_m_s", result.final_state[4])
    print_kv("vz_final_m_s", result.final_state[5])
    for warning in result.warnings:
        print_kv("warning", warning)
    print_kv("graph", str(graph))
    if viewer is not None:
        print_kv("viewer", str(viewer))


def run(args: argparse.Namespace) -> int:
    body = make_body(args.R0)
    mode, park_orbit, park_state = parking_from_args(args, body)
    r_target, i_target = resolve_target(args, body, park_orbit.i)

    if args.m0 is None:
        raise ValueError("--m0 is required")
    require_finite(args.m0, "--m0")
    if args.m0 <= 0.0:
        raise ValueError("--m0 must be > 0 kg")

    if args.mf is not None and args.mp is not None:
        raise ValueError("pass --mf or --mp, not both")
    if args.mf is not None:
        require_finite(args.mf, "--mf")
        if not (0.0 < args.mf < args.m0):
            raise ValueError("--mf must be in (0, m0)")
        mass_floor = args.mf
    elif args.mp is not None:
        require_finite(args.mp, "--mp")
        if not (0.0 < args.mp < args.m0):
            raise ValueError("--mp must be in (0, m0)")
        mass_floor = args.m0 - args.mp
    else:
        mass_floor = MASS_FLOOR_FRAC * args.m0

    if args.profile is not None and args.thrust is not None:
        raise ValueError("pass --thrust or --profile, not both")
    if args.profile is not None:
        profile = load_profile(Path(args.profile), args.isp)
    else:
        if args.thrust is None or args.isp is None:
            raise ValueError("constant thrust needs --thrust and --isp (or pass --profile)")
        require_finite(args.thrust, "--thrust")
        require_finite(args.isp, "--isp")
        if args.thrust <= 0.0:
            raise ValueError("--thrust must be > 0 N")
        if args.isp <= 0.0:
            raise ValueError("--isp must be > 0 s")
        profile = ThrustProfile("constant", args.thrust, args.isp)

    metrics = orbit_metrics(body.mu, park_state)
    r_ref = metrics["rp"] if metrics["e"] > CIRCULAR_E else metrics["r"]
    thrust0, isp0 = profile.at(0.0)
    if args.burns is None:
        n_burns = default_burn_count(body.mu, r_ref, r_target, thrust0, args.m0, isp0)
    else:
        if args.burns < 2:
            raise ValueError(
                "--burns must be >= 2 (at least one raise burn plus circularization)"
            )
        if args.burns > MAX_BURNS:
            raise ValueError(f"--burns must be <= {MAX_BURNS}")
        n_burns = args.burns

    result = simulate_raise(
        mode=mode,
        body=body,
        park_orbit=park_orbit,
        park_state=park_state,
        r_target=r_target,
        i_target=i_target,
        profile=profile,
        m0=args.m0,
        mass_floor=mass_floor,
        n_burns=n_burns,
    )

    out_path = Path(args.out) if args.out else SKILL_DIR / "multi_burn_leo_raise.png"
    plot_png(out_path, result)
    viewer_path = out_path.with_suffix(".html")
    wrote_html = False
    if args.html or args.open:
        write_viewer_html(viewer_path, build_payload(result))
        wrote_html = True
    print_report(result, out_path, viewer_path if wrote_html else None)
    if args.open:
        webbrowser.open(viewer_path.as_uri())
    return 0


def run_check() -> int:
    def fail(message: str) -> int:
        print(f"check: fail: {message}", file=sys.stderr)
        return 1

    # Unitless tiny planet for a fast finite-thrust raise.
    with tempfile.TemporaryDirectory() as tmp:
        out = str(Path(tmp) / "raise.png")
        code = main(
            [
                "--a",
                "2.0",
                "--e",
                "0.0",
                "--i",
                "0.2",
                "--raan",
                "0.0",
                "--aop",
                "0.0",
                "--nu",
                "0.0",
                "--r-target",
                "2.4",
                "--i-target",
                "0.25",
                "--thrust",
                "0.25",
                "--isp",
                "300",
                "--m0",
                "1.0",
                "--mp",
                "0.5",
                "--burns",
                "2",
                "--R0",
                "1.0",
                "--out",
                out,
                "--html",
            ]
        )
        if code != 0:
            return fail(f"main returned {code}")
        if not Path(out).is_file() or not Path(out).read_bytes().startswith(b"\x89PNG"):
            return fail("PNG not written")
        html = Path(out).with_suffix(".html")
        if not html.is_file():
            return fail("HTML not written")
        text = html.read_text(encoding="utf-8")
        if PLOT_TITLE not in text or "__SCENE_JSON__" in text or "__THREE_SOURCE__" in text:
            return fail("HTML placeholders remain")
        if "new THREE." not in text and "THREE.WebGLRenderer" not in text:
            return fail("Three.js is not inlined")

    sink = sys.stderr
    sys.stderr = tempfile.TemporaryFile(mode="w+")
    try:
        missing = main([])
    finally:
        sys.stderr.close()
        sys.stderr = sink
    if missing != 2:
        return fail("missing inputs were accepted")
    print("check: pass")
    return 0


def parse_args(argv: list[str] | None = None) -> argparse.Namespace:
    parser = argparse.ArgumentParser(description="Finite-thrust multi-burn LEO raise.")
    parser.add_argument("--a", type=float, default=None, help="parking semi-major axis [m]")
    parser.add_argument("--e", type=float, default=None, help="parking eccentricity")
    parser.add_argument("--i", type=float, default=None, help="parking inclination [rad]")
    parser.add_argument("--raan", type=float, default=None, help="parking RAAN Omega [rad]")
    parser.add_argument("--aop", type=float, default=None, help="parking argument of periapsis [rad]")
    parser.add_argument("--nu", type=float, default=None, help="parking true anomaly [rad]")
    parser.add_argument("--M", type=float, default=None, help="parking mean anomaly [rad]")
    parser.add_argument("--rx", type=float, default=None, help="parking inertial x [m]")
    parser.add_argument("--ry", type=float, default=None, help="parking inertial y [m]")
    parser.add_argument("--rz", type=float, default=None, help="parking inertial z [m]")
    parser.add_argument("--vx", type=float, default=None, help="parking inertial vx [m/s]")
    parser.add_argument("--vy", type=float, default=None, help="parking inertial vy [m/s]")
    parser.add_argument("--vz", type=float, default=None, help="parking inertial vz [m/s]")
    parser.add_argument("--alt-target", type=float, default=None, help="target circular altitude [m]")
    parser.add_argument("--r-target", type=float, default=None, help="target circular radius [m]")
    parser.add_argument("--i-target", type=float, default=None, help="target inclination [rad]")
    parser.add_argument("--thrust", type=float, default=None, help="constant thrust [N]")
    parser.add_argument("--isp", type=float, default=None, help="vacuum specific impulse [s]")
    parser.add_argument("--m0", type=float, default=None, help="ignition mass [kg]")
    parser.add_argument("--mf", type=float, default=None, help="burnout mass floor [kg]")
    parser.add_argument("--mp", type=float, default=None, help="propellant mass [kg]")
    parser.add_argument("--profile", type=str, default=None, help="thrust-vs-time table path")
    parser.add_argument("--burns", type=int, default=None, help="number of powered arcs")
    parser.add_argument("--R0", type=float, default=None, help=f"planetary radius [m]; default {R0_EARTH:.8g}")
    parser.add_argument("--out", type=str, default=None, help="PNG path")
    parser.add_argument("--html", action="store_true", help="write the HTML 3D viewer")
    parser.add_argument("--open", action="store_true", help="open the HTML viewer")
    parser.add_argument("--check", action="store_true", help="run built-in checks")
    return parser.parse_args(argv)


def main(argv: list[str] | None = None) -> int:
    args = parse_args(argv)
    if args.check:
        return run_check()
    try:
        return run(args)
    except ValueError as exc:
        print(f"error: {exc}", file=sys.stderr)
        return 2


if __name__ == "__main__":
    sys.exit(main())
